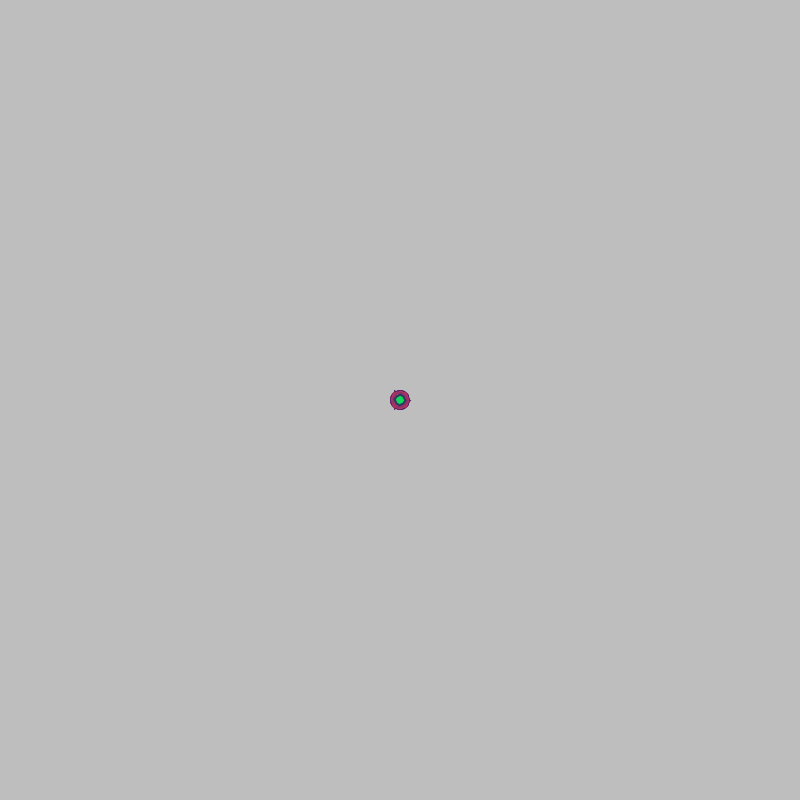
Frame 1 (no input)
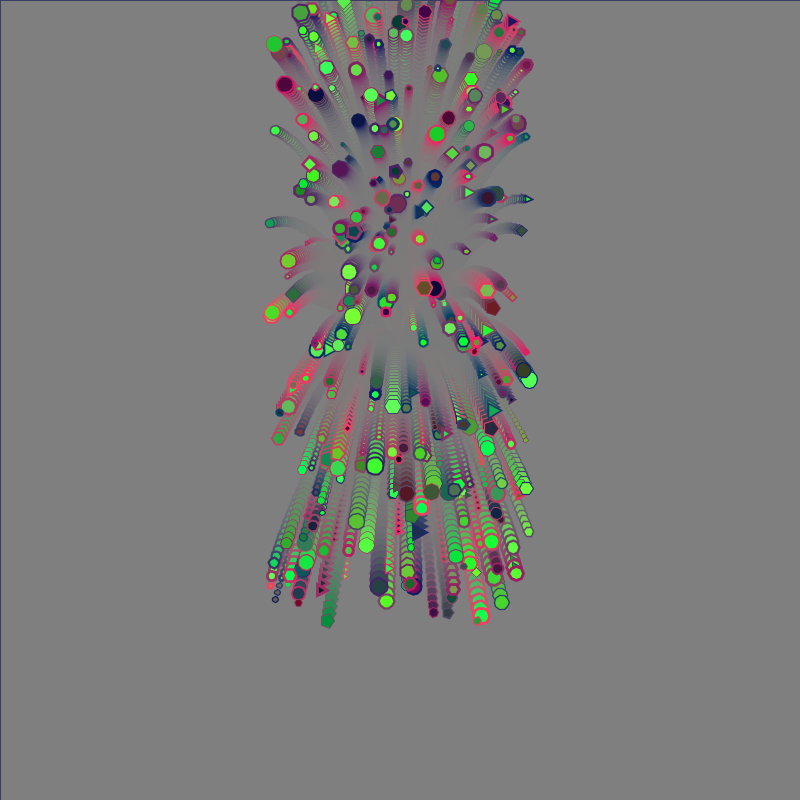
Frame 60 (the mouse pressed at the canvas centre just before this capture)
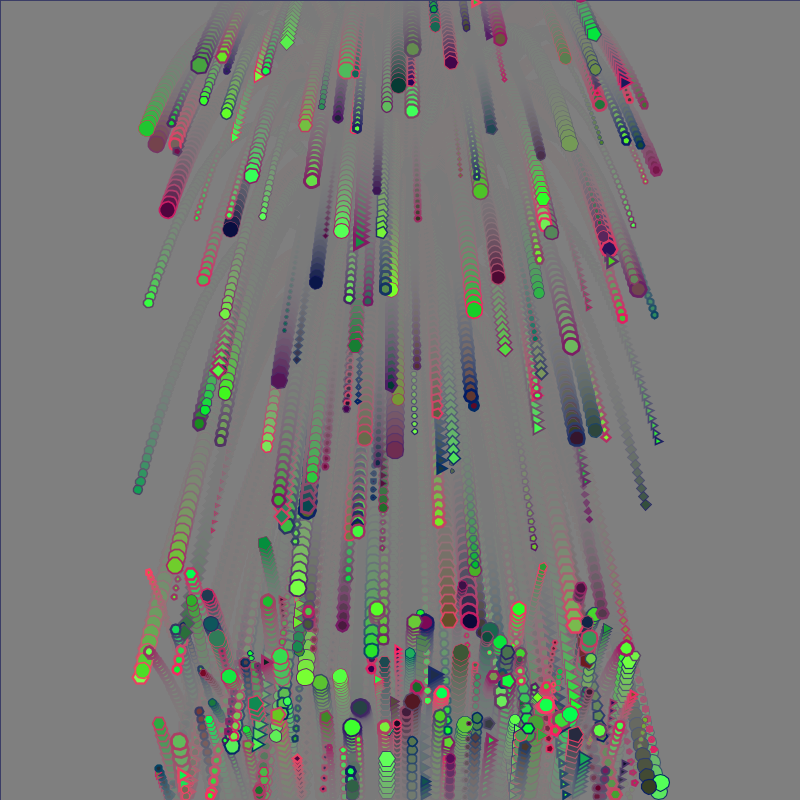
Frame 120 (the mouse held since frame 60 and released just before this capture)

The Processing sketch that drew these frames (run headless with seeded random() and noise(); from frame 60 on, the mouse is pressed at the canvas centre):

// Processing sketch: particle_system_01
// ── particle_system_01.pde
// CRCP 6310 Introduction to Creative Coding
// Particle System 01
// Ira Greenberg


final int PART_COUNT = 500;

// parallel arrays of dynamics properties
int[] ptCount = new int[PART_COUNT];

float[] tx = new float[PART_COUNT];
float[] ty = new float[PART_COUNT];

float[] spdX = new float[PART_COUNT];
float[] spdY = new float[PART_COUNT];

float gravity = .125;

float[] damping = new float[PART_COUNT];
float[] friction = new float[PART_COUNT];

float[] polyRad = new float[PART_COUNT];

float[] strokeWt = new float[PART_COUNT];

// color arrays
color[] fillCol = new color[PART_COUNT];
color[] strokeCol = new color[PART_COUNT];

void setup() {
  size(800, 800);

  //for(int i = 0; i < tx.length; i++){ //alt way
  for (int i = 0; i < PART_COUNT; i++) {
    ptCount[i] = int( random(3, 14) ); // we need to explicitely cast this to an integer, because it is a narrowing conversion

    tx[i] = 0.0;
    ty[i] = 0.0;

    spdX[i] = random(-2.2, 2.2);
    spdY[i] = random(-15);

    damping[i] = random(.4, .9);
    friction[i] = random(.4, .9);
    polyRad[i] = random(2, 9);

    strokeWt[i] = random(.5, 3);

    fillCol[i] = color(random(255), random(25, 75), 100);
    strokeCol[i] = color(random(100)*1.25, random(255)*1.25, random(25, 75)*1.25);
  }
}


void draw() {
  // background(127);
  fill(127, 45);
  rect(-1, -1, width+2, height+2);

  // global translate
  translate(width/2, height/2);

  // for each particle
  for (int i = 0; i < PART_COUNT; i++) {
    pushMatrix();
    translate(tx[i], ty[i]);
    //printMatrix();
    //void poly(int ptCount, float rad, color strokeCol, color fillCol, float strokeWt){
    poly(ptCount[i], polyRad[i], fillCol[i], strokeCol[i], strokeWt[i]);
    tx[i] += spdX[i];
    spdY[i] += gravity;
    ty[i] += spdY[i];

    // if the polygon hits/reaches/exceeds some boundary, then we need to at least stop it
    // right edge collision detection
    if (tx[i] >= width/2-polyRad[i]) {
      spdX[i] *= -1;
    }

    // left edge collision detection
    else if (tx[i] <= -width/2+polyRad[i]) {
      spdX[i] *= -1;
    }

    if (ty[i] >= height/2-polyRad[i]) {
      ty[i] = height/2-polyRad[i]; // fake perfection
      spdY[i] *= -1;
      spdY[i] *= damping[i];
      spdX[i] *= friction[i];
    } else if (ty[i] <= -height/2+polyRad[i]) {
      //spdY[i] *= -1;
    }
    popMatrix();
  }
}

// ── poly.pde
// create a custom polygon
// will draw to screen
// return type is void

// x, y
// stroke, fill, strokeWeight
void poly(int ptCount, float rad, color strokeCol, color fillCol, float strokeWt) {
  stroke(strokeCol);
  fill(fillCol);
  strokeWeight(strokeWt);

  float theta = 0.0;
  beginShape(); // begin recording point data
  for (int i=0; i<ptCount; i++) {
    float x = cos(theta)*rad;
    float y = sin(theta)*rad;
    vertex(x, y); // input and store the point data
    theta += TWO_PI/ptCount;
  }

  endShape(CLOSE); // stop reccording and draw to the screen
}
